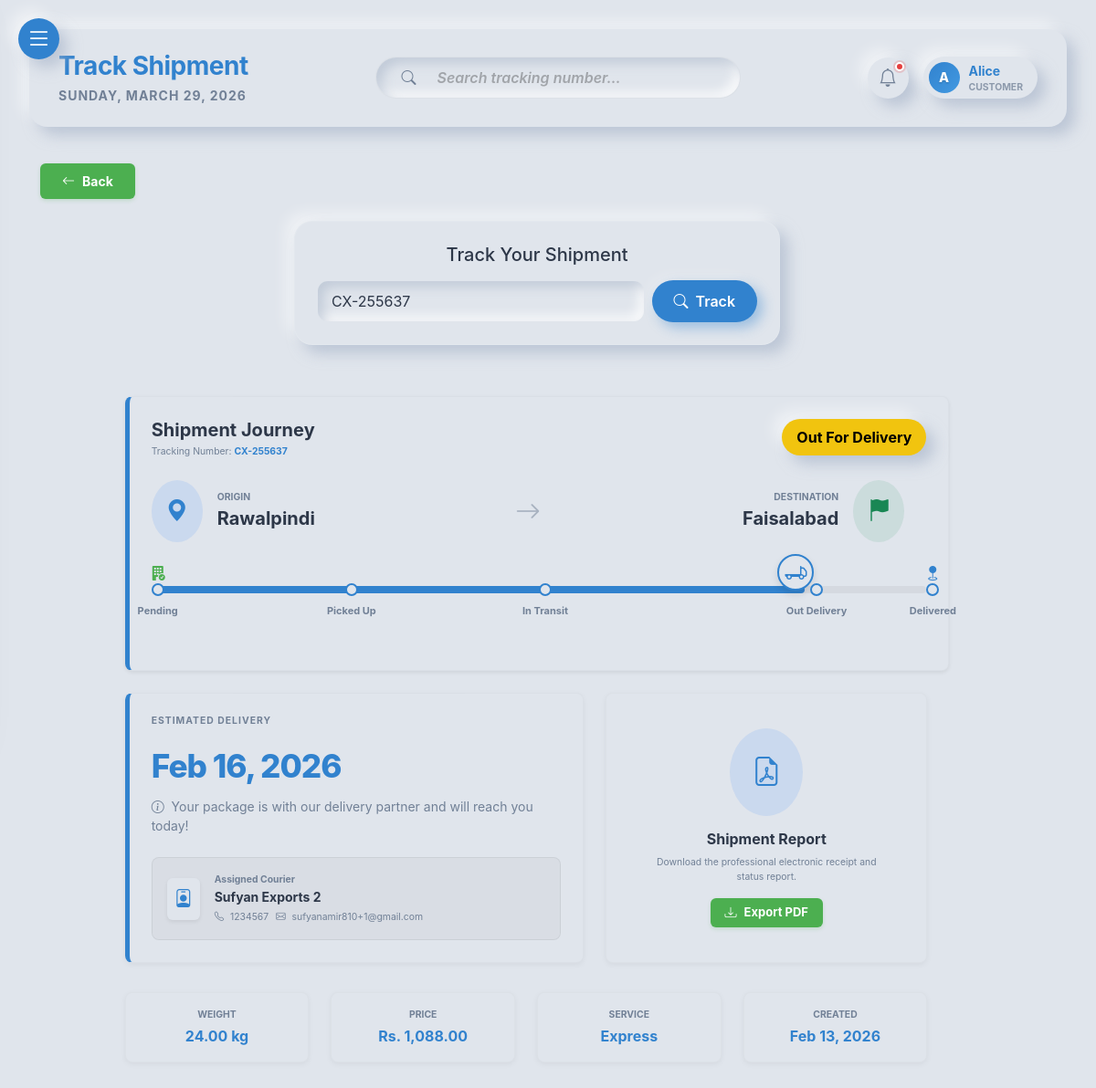
Page /customer/track_shipment.php?tracking_number=CX-255637 (signed in) on the committed database.
### tables this page shows
CREATE TABLE `shipments` (
  `id` int(11) NOT NULL,
  `tracking_number` varchar(50) NOT NULL,
  `agent_id` int(11) DEFAULT NULL,
  `customer_id` int(11) NOT NULL,
  `origin_city_id` int(11) NOT NULL,
  `destination_city_id` int(11) NOT NULL,
  `recipient_name` varchar(100) NOT NULL,
  `recipient_phone` varchar(20) NOT NULL,
  `recipient_address` text NOT NULL,
  `weight` decimal(10,2) NOT NULL COMMENT 'Weight in kg',
  `price` decimal(10,2) NOT NULL,
  `status` enum('Pending','Picked Up','In Transit','Out For Delivery','Delivered','Returned','Cancelled') NOT NULL DEFAULT 'Pending',
  `created_at` timestamp NOT NULL DEFAULT current_timestamp(),
  `updated_at` timestamp NOT NULL DEFAULT current_timestamp() ON UPDATE current_timestamp()
);

CREATE TABLE `cities` (
  `id` int(11) NOT NULL,
  `name` varchar(100) NOT NULL,
  `state` varchar(100) NOT NULL
);

CREATE TABLE `agents` (
  `id` int(11) NOT NULL,
  `name` varchar(100) NOT NULL,
  `company_name` varchar(150) NOT NULL,
  `username` varchar(50) DEFAULT NULL,
  `email` varchar(100) NOT NULL,
  `phone` varchar(20) NOT NULL,
  `password_hash` varchar(255) NOT NULL,
  `status` enum('active','inactive') NOT NULL DEFAULT 'active',
  `created_at` timestamp NOT NULL DEFAULT current_timestamp(),
  `profile_image` varchar(255) DEFAULT NULL
);

### includes/functions.php (called while the page is built, shortened)
<?php
function escape($string)
{
    return htmlspecialchars($string, ENT_QUOTES, 'UTF-8');
}
function format_currency($amount)
{
    return 'Rs. ' . number_format((float) $amount, 2);
}
?>

### customer/track_shipment.php (the view, shortened to what this page needs)
<?php
require_once '../includes/db.php';
require_once '../includes/functions.php';
$customer_id = current_user_id();
$tracking_number = trim($_REQUEST['tracking_number'] ?? '');
$ship = null;
if ($tracking_number) {
    try {
        $stmt = $pdo->prepare("
            SELECT s.*,
                   orig.name as origin_city, dest.name as dest_city,
                   a.company_name as agent_name, a.email as agent_email, a.phone as agent_phone,
                   c.name as customer_name, c.email as customer_email, c.phone as customer_phone,
                   (SELECT location FROM shipment_status_history WHERE shipment_id = s.id ORDER BY id DESC LIMIT 1) as current_location
            FROM shipments s
            LEFT JOIN cities orig ON s.origin_city_id = orig.id
            LEFT JOIN cities dest ON s.destination_city_id = dest.id
            LEFT JOIN agents a ON s.agent_id = a.id
            LEFT JOIN customers c ON s.customer_id = c.id
            WHERE s.tracking_number = ? AND s.customer_id = ?
        ");
        $stmt->execute([$tracking_number, $customer_id]);
        $ship = $stmt->fetch();
    } catch (PDOException $e) {
        $msg = display_alert("System error tracking shipment details.", "danger");
    }
} else {
    $msg = display_alert("Invalid tracking request.", "warning");
}
$progress = 0;
if ($ship) {
    $progress = match ($ship['status']) {
        'Pending' => 5,
        'Picked Up' => 25,
        'In Transit' => 50,
        'Out For Delivery' => 85,
        'Delivered' => 100,
        default => 0
    };
    $status_class = match ($ship['status']) {
        'Pending' => 'status-pending',
        'Delivered' => 'status-delivered',
        'Cancelled' => 'status-cancelled',
        'Returned' => 'status-returned',
        'Picked Up' => 'status-picked-up',
        'Out For Delivery' => 'status-out-delivery',
        default => 'status-transit'
    };
}
?>
<!DOCTYPE html>
<html lang="en">
<head>
    <link href="https://cdn.jsdelivr.net/npm/bootstrap@5.3.0/dist/css/bootstrap.min.css" rel="stylesheet">
    <link rel="stylesheet" href="https://cdn.jsdelivr.net/npm/bootstrap-icons@1.11.1/font/bootstrap-icons.css">
    <link rel="stylesheet" href="../assets/css/style.css">
    <link rel="stylesheet" href="../assets/css/neumorphism.css">
</head>
<body class="neumorphic-bg">
    <div class="admin-wrapper">
        <?php require_once '../includes/sidebar.php'; ?>
        <main class="main-content">
            <?php require_once '../includes/top_header.php'; ?>
            <div class="container-fluid">
                <div class="d-flex align-items-center mb-4">
                    <a href="javascript:history.back()" class="btn-back me-3">
                        <i class="bi bi-arrow-left me-2"></i> Back
                    </a>
                </div>
                <div class="row mb-4">
                    <div class="col-lg-6 mx-auto">
                        <div class="search-card neumorphic-card p-4">
                            <h5 class="text-center mb-3">Track Your Shipment</h5>
                            <form class="d-flex gap-2" method="GET" action="">
                                <input type="text" name="tracking_number" class="form-control neumorphic-input" placeholder="Enter Tracking Number" value="<?= escape($tracking_number) ?>" required>
                                <button type="submit" class="btn btn-primary neumorphic-btn">
                                    <i class="bi bi-search me-2"></i>Track
                                </button>
                            </form>
                        </div>
                    </div>
                </div>
                <?php if ($ship): ?>
                <div class="row">
                    <div class="col-lg-10 mx-auto">
                        <div class="tracking-info-card alert-card shadow-sm mb-4">
                            <div class="d-flex justify-content-between align-items-start mb-4">
                                <div>
                                    <h5 class="fw-bold mb-1">Shipment Journey</h5>
                                    <p class="text-muted smaller mb-0">Tracking Number: <span class="text-primary fw-bold"><?= escape($ship['tracking_number']) ?></span></p>
                                </div>
                                <div class="text-end">
                                    <span class="badge-neumorphic <?= $status_class ?> px-3 py-2 fw-bold"><?= $ship['status'] ?></span>
                                </div>
                            </div>
                            <div class="row g-4 align-items-center mb-4">
                                <div class="col-md-5">
                                    <div class="d-flex align-items-center">
                                        <div class="bg-primary bg-opacity-10 text-primary p-3 rounded-circle me-3">
                                            <i class="bi bi-geo-alt-fill fs-4"></i>
                                        </div>
                                        <div>
                                            <div class="text-muted smaller fw-bold text-uppercase">Origin</div>
                                            <div class="fw-bold fs-5"><?= escape($ship['origin_city']) ?></div>
                                        </div>
                                    </div>
                                </div>
                                <div class="col-md-2 text-center d-none d-md-block">
                                    <i class="bi bi-arrow-right fs-3 text-muted opacity-50"></i>
                                </div>
                                <div class="col-md-5 text-md-end">
                                    <div class="d-flex align-items-center justify-content-md-end">
                                        <div class="text-md-end me-3">
                                            <div class="text-muted smaller fw-bold text-uppercase">Destination</div>
                                            <div class="fw-bold fs-5"><?= escape($ship['dest_city']) ?></div>
                                        </div>
                                        <div class="bg-success bg-opacity-10 text-success p-3 rounded-circle">
                                            <i class="bi bi-flag-fill fs-4"></i>
                                        </div>
                                    </div>
                                </div>
                            </div>
                            <div class="progress-track-container mx-0 px-2 mt-5">
                                <div class="progress-track-bar" style="width: <?= $progress ?>%;">
                                    <div class="progress-truck-icon">
                                        <i class="bi bi-truck-flatbed fs-4"></i>
                                    </div>
                                </div>
                                <div class="progress-track-point point-start <?= $progress >= 5 ? 'active' : '' ?>">
                                    <i class="bi bi-building-fill-check"></i>
                                    <span class="progress-point-label">Pending</span>
                                </div>
                                <div class="progress-track-point point-picked <?= $progress >= 25 ? 'active' : '' ?>">
                                    <span class="progress-point-label">Picked Up</span>
                                </div>
                                <div class="progress-track-point point-transit <?= $progress >= 50 ? 'active' : '' ?>">
                                    <span class="progress-point-label">In Transit</span>
                                </div>
                                <div class="progress-track-point point-delivery <?= $progress >= 85 ? 'active' : '' ?>">
                                    <span class="progress-point-label">Out Delivery</span>
                                </div>
                                <div class="progress-track-point point-end <?= $progress >= 100 ? 'active' : '' ?>">
                                    <i class="bi bi-geo-fill"></i>
                                    <span class="progress-point-label">Delivered</span>
                                </div>
                            </div>
                        </div>
                        <div class="row g-4">
                            <div class="col-md-7">
                                <div class="tracking-info-card alert-card <?= $ship['status'] === 'Delivered' ? 'delivered' : '' ?> h-100 mb-0">
                                    <h6 class="smaller fw-bold text-muted text-uppercase mb-3 letter-spacing-1">Estimated Delivery</h6>
                                    <div class="eta-highlight mb-2">
                                        <?php
                                            $eta = date('M d, Y', strtotime($ship['created_at'] . ' + 3 days'));
                                            echo ($ship['status'] === 'Delivered') ? 'Completed' : $eta;
                                        ?>
                                    </div>
                                    <p class="text-muted small mb-4">
                                        <i class="bi bi-info-circle me-1"></i>
                                        <?php if($ship['status'] === 'Delivered'): ?>
                                            Package was successfully delivered. Thank you for using ConsignX!
                                        <?php elseif($ship['status'] === 'Pending'): ?>
                                            Your shipment has been registered and is waiting for courier pickup.
                                        <?php elseif($ship['status'] === 'Out For Delivery'): ?>
                                            Your package is with our delivery partner and will reach you today!
                                        <?php else: ?>
                                            The shipment is currently on schedule and moving towards the destination.
                                        <?php endif; ?>
                                    </p>
                                    <div class="courier-info-box p-3 rounded-3 d-flex align-items-center">
                                        <div class="courier-icon-wrap p-2 rounded shadow-sm me-3">
                                            <i class="bi bi-person-badge text-primary fs-5"></i>
                                        </div>
                                        <div>
                                            <div class="smaller text-muted fw-bold">Assigned Courier</div>
                                            <div class="fw-bold small mb-1"><?= escape($ship['agent_name'] ?? 'ConsignX Logistics (HQ)') ?></div>
                                            <div class="d-flex flex-wrap gap-2">
                                                <span class="smaller text-muted"><i class="bi bi-telephone me-1"></i> <?= escape($ship['agent_phone'] ?? 'N/A') ?></span>
                                                <span class="smaller text-muted"><i class="bi bi-envelope me-1"></i> <?= escape($ship['agent_email'] ?? 'N/A') ?></span>
                                            </div>
                                        </div>
                                    </div>
                                </div>
                            </div>
                            <div class="col-md-5">
                                <div class="tracking-info-card h-100 d-flex flex-column justify-content-center align-items-center text-center mb-0">
                                    <div class="bg-primary bg-opacity-10 text-primary p-4 rounded-circle mb-3">
                                        <i class="bi bi-file-earmark-pdf fs-2"></i>
                                    </div>
                                    <h6 class="fw-bold mb-2">Shipment Report</h6>
                                    <p class="text-muted smaller mb-3 px-3">Download the professional electronic receipt and status report.</p>
                                    <button id="exportPDF" class="btn btn-track w-auto px-4">
                                        <i class="bi bi-download me-2"></i> Export PDF
                                    </button>
                                </div>
                            </div>
                        </div>
                        <div class="row g-4 mt-2">
                            <div class="col-6 col-md-3">
                                <div class="tracking-info-card text-center py-3 mb-0 h-100">
                                    <div class="text-muted smaller fw-bold text-uppercase mb-1">Weight</div>
                                    <div class="fw-bold text-primary"><?= escape($ship['weight']) ?> kg</div>
                                </div>
                            </div>
                            <div class="col-6 col-md-3">
                                <div class="tracking-info-card text-center py-3 mb-0 h-100">
                                    <div class="text-muted smaller fw-bold text-uppercase mb-1">Price</div>
                                    <div class="fw-bold text-primary"><?= format_currency($ship['price']) ?></div>
                                </div>
                            </div>
                            <div class="col-6 col-md-3">
                                <div class="tracking-info-card text-center py-3 mb-0 h-100">
                                    <div class="text-muted smaller fw-bold text-uppercase mb-1">Service</div>
                                    <div class="fw-bold text-primary">Express</div>
                                </div>
                            </div>
                            <div class="col-6 col-md-3">
                                <div class="tracking-info-card text-center py-3 mb-0 h-100">
                                    <div class="text-muted smaller fw-bold text-uppercase mb-1">Created</div>
                                    <div class="fw-bold text-primary"><?= date('M d, Y', strtotime($ship['created_at'])) ?></div>
                                </div>
                            </div>
                        </div>
                    </div>
                </div>
                <?php endif; ?>
            </div>
        </main>
    </div>
</body>
</html>

### rows in the picture
shipments: tracking_number "CX-255637", status "Out For Delivery", origin_city.name "Rawalpindi", destination_city.name "Faisalabad", created_at "Feb 16, 2026", agent.company_name "Sufyan Exports 2", agent.phone "1234567", agent.email "sufyanamir810+1@gmail.com", weight "24.00", price "Rs. 1,088.00", created_at "Feb 13, 2026"

### other values in the picture
$page_title "Track Shipment"
$initials "A"
$u_name "Alice"
$u_role "CUSTOMER"
